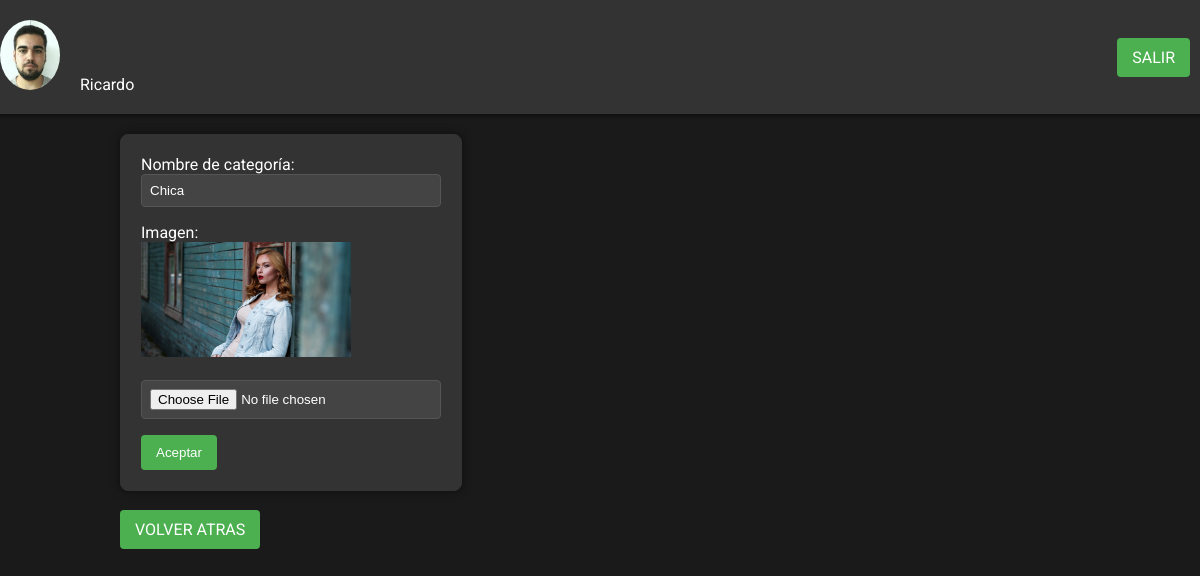
/PROYECTO/modificar_slide.php?idslide=1 (signed in), run on the app's committed database.
### tables this page shows
CREATE TABLE `usuarios` (
  `login` varchar(20) NOT NULL,
  `password` varchar(255) NOT NULL,
  `imagen` varchar(255) NOT NULL,
  `nombre` varchar(50) NOT NULL
);

CREATE TABLE `slides` (
  `id` int(11) NOT NULL,
  `nombre` varchar(80) NOT NULL,
  `imagen` varchar(255) NOT NULL
);

### PROYECTO/modificar_slide.php (the view, shortened to what this page needs)
<?php
if  (isset($_GET['idslide'])){
    $idslide=filter_input(INPUT_GET,'idslide',FILTER_VALIDATE_INT);
    include 'config.php';
    try{
	$con = new PDO($dsn,$usuario,$contrasena);
    } catch (PDOException $e){
    }
} else {
    header("location:slides.php");
}
?>
<!DOCTYPE html>
<html lang="es">
<head>
</head>
<body>
  <header>
    <div>
        <?php
        try{
            $sql="SELECT nombre, imagen from usuarios";
            $stmt=$con->prepare($sql);
            if	($stmt->execute()){
                while	($fila=$stmt->fetch()){
                    echo "<img src='".$fila['imagen']."' width='60px' height='70px' />";
                    echo $fila['nombre'];
                }
            }
            } catch (PDOException $e){
                die ("Error al mostrar datos");
            } catch (Exception $e){
                die ("Error de acceso");
            }
        ?>
    </div>
    <a href="salir.php">SALIR</a>
  </header>
  <section>
    <?php
    try {
        $sql="SELECT * from slides where id=:x";
        $stmt=$con->prepare($sql);
        if  ($stmt->execute([":x"=>$idslide])){
            if  ($fila=$stmt->fetch()){
    ?>
            <form method="post" enctype="multipart/form-data">
                Nombre de categoría: <input type="text" name="nombre" value="<?=$fila['nombre']?>" />
                <?=isset($errores['nombre']) ? "<span style='color:red'>{$errores['nombre']}</span>" : ''?><br/>
                Imagen: <br><img src="<?=$fila['imagen']?>" width='70%' height='20%'/><br><br>
                <input type="file" name="imagen" />
                <?=isset($errores['imagen']) ? "<span style='color:red'>{$errores['imagen']}</span>" : ''?><br>
                <input type="submit"  name="aceptar" value="Aceptar"/>
            </form>
    <?php
            }
        }
    } catch (PDOException $e){
        die ("error al conectar". $e->getMessage());
    }
    ?>
    <br>
    <a href="slides.php">VOLVER ATRAS</a>
  </section>
</body>
</html>

### PROYECTO/modificar_slide.php (style rules this page uses)
body { display: flex; flex-direction: column; align-items: center; justify-content: center; margin: 0; font-family: 'Roboto', sans-serif; background-color: #1a1a1a; color: #fff; }
header { display: flex; align-items: center; justify-content: space-between; width: 100%; padding: 20px; background-color: #333; box-shadow: 0 2px 5px rgba(0, 0, 0, 0.5); }
header img { border-radius: 50%; margin-right: 20px; }
a, .button { display: inline-block; margin-right: 10px; background-color: #4CAF50; color: white; padding: 10px 15px; text-decoration: none; border: none; border-radius: 4px; cursor: pointer; }
section { width: 80%; margin-top: 20px; }
form { border: 1px solid #333; padding: 20px; border-radius: 8px; box-shadow: 0 0 10px rgba(0, 0, 0, 0.5); background-color: #333; width: 300px; }
input[type="text"], input[type="file"] { width: 100%; padding: 8px; margin-bottom: 16px; box-sizing: border-box; background-color: #444; color: #fff; border: 1px solid #555; border-radius: 4px; }
input[type="file"] { cursor: pointer; }
input[type="submit"] { background-color: #4CAF50; color: white; padding: 10px 15px; border: none; border-radius: 4px; cursor: pointer; }

### data on the page
usuarios: imagen (picture), nombre "Ricardo"
slides: nombre "Chica", imagen (picture)
